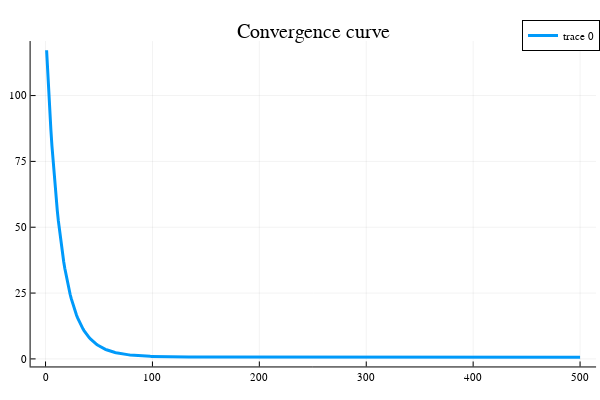

The code cell stored with this chart in its notebook:
### Markdown cell above
**Question 3 :** Résoudre le problème en utilisant un algorithme de sous-gradient. Vous implanterez les trois stratégies de pas vues en cours. Vous afficherez les courbes de convergence de $f_{best}^k$. 

**Question 4 :** Quelle influence a le paramètre $\lambda$ sur la convergence de l'algorithme et la qualité de la soltuion optimisée ?

### Code cell
#Pkg.add("Plots")
using Plots

#Initialisation
x = zeros(n,1);
xbest=x;
i = 0;
fbest =1000000; # $f_{best}^0$
histo =[];# Suite des itérés f_{best}^k

lambda=1e-2;

pas=1;
itermax=500;

xp=x;
while i < itermax
    i = i + 1;
    # Insérer votre code
    fxp = evalf(xp,y,H,W,lambda) 
    sg = subgradf(xp,y,H,W,lambda)
    #ak = 1/60
    ak = (fxp - fbest)/(norm(sg)**2)
    xp = xp - ak*sg
    
    if (fxp < fbest) 
        xbest = xp
        fbest = fxp
    end
    
    # Fin insérer code
    
    # Stockage
    append!( histo, fbest)
end
#histo
#Affichage des courbes de convergence
plotly();
iter=1:itermax;
plot(iter,histo,title="Convergence curve",label=["f"],lw=3)

### Figure 1 — Plotly figure (JSON) as saved in the notebook; plotly's stock layout.template omitted (floating-point values rounded to 4 significant figures; data arrays with more than 128 entries replaced by an {"elided": "..."} marker saying what was removed)
{"data": [{"colorbar": {"title": ""}, "legendgroup": ["f"], "line": {"color": "rgba(0, 154, 250, 1.000)", "dash": "solid", "shape": "linear", "width": 3}, "mode": "lines", "name": ["f"], "showlegend": true, "type": "scatter", "x": {"elided": "500 int values"}, "xaxis": "x", "y": {"elided": "500 float values"}, "yaxis": "y", "zmax": null, "zmin": null}], "layout": {"annotations": [{"font": {"color": "rgba(0, 0, 0, 1.000)", "family": "sans-serif", "size": 20}, "rotation": 0, "showarrow": false, "text": "Convergence curve", "x": 0.5222, "xanchor": "center", "xref": "paper", "y": 1, "yanchor": "top", "yref": "paper"}], "height": 400, "legend": {"bgcolor": "rgba(255, 255, 255, 1.000)", "bordercolor": "rgba(0, 0, 0, 1.000)", "borderwidth": 1, "font": {"color": "rgba(0, 0, 0, 1.000)", "family": "sans-serif", "size": 11}, "title": {"font": {"color": "rgba(0, 0, 0, 1.000)", "family": "sans-serif", "size": 15}, "text": ""}, "tracegroupgap": 0, "traceorder": "normal", "x": 1, "xanchor": "auto", "y": 1, "yanchor": "auto"}, "margin": {"b": 20, "l": 0, "r": 0, "t": 20}, "paper_bgcolor": "rgba(255, 255, 255, 1.000)", "plot_bgcolor": "rgba(255, 255, 255, 1.000)", "showlegend": true, "width": 600, "xaxis": {"anchor": "y", "domain": [0.05101, 0.9934], "gridcolor": "rgba(0, 0, 0, 0.100)", "gridwidth": 0.5, "linecolor": "rgba(0, 0, 0, 1.000)", "mirror": false, "range": [-13.97, 515.0], "showgrid": true, "showline": true, "showticklabels": true, "tickangle": 0, "tickcolor": "rgb(0, 0, 0)", "tickfont": {"color": "rgba(0, 0, 0, 1.000)", "family": "sans-serif", "size": 11}, "tickmode": "array", "ticks": "inside", "ticktext": ["0", "100", "200", "300", "400", "500"], "tickvals": [0, 100, 200, 300, 400, 500], "title": "", "titlefont": {"color": "rgba(0, 0, 0, 1.000)", "family": "sans-serif", "size": 15}, "type": "-", "visible": true, "zeroline": false, "zerolinecolor": "rgba(0, 0, 0, 1.000)"}, "yaxis": {"anchor": "x", "domain": [0.03762, 0.9415], "gridcolor": "rgba(0, 0, 0, 0.100)", "gridwidth": 0.5, "linecolor": "rgba(0, 0, 0, 1.000)", "mirror": false, "range": [-2.871, 120.7], "showgrid": true, "showline": true, "showticklabels": true, "tickangle": 0, "tickcolor": "rgb(0, 0, 0)", "tickfont": {"color": "rgba(0, 0, 0, 1.000)", "family": "sans-serif", "size": 11}, "tickmode": "array", "ticks": "inside", "ticktext": ["0", "25", "50", "75", "100"], "tickvals": [0, 25, 50, 75, 100], "title": "", "titlefont": {"color": "rgba(0, 0, 0, 1.000)", "family": "sans-serif", "size": 15}, "type": "-", "visible": true, "zeroline": false, "zerolinecolor": "rgba(0, 0, 0, 1.000)"}}}
